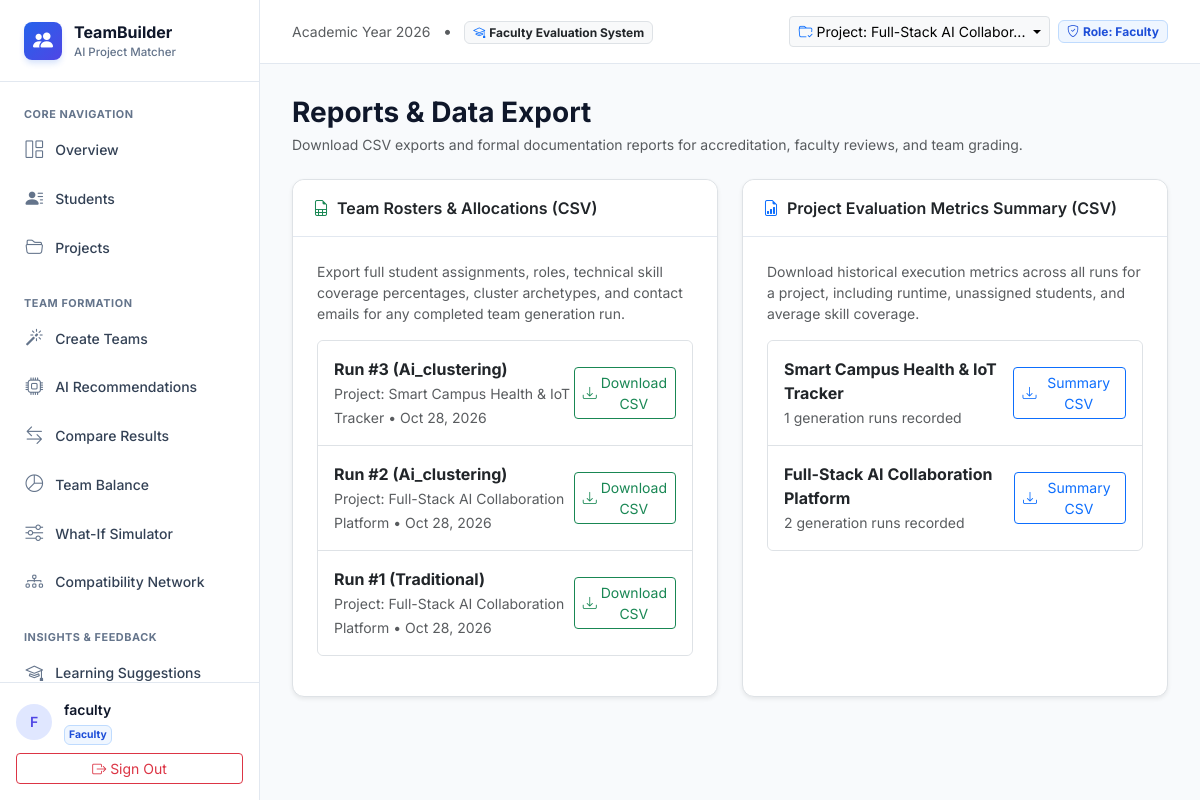
The app's page /reports (signed in) with its own data.
### app/models.py (models this page shows, shortened)
class User(db.Model):
    __tablename__ = 'users'
    id = db.Column(db.Integer, primary_key=True)
    username = db.Column(db.String(80), unique=True, nullable=False, index=True)
    email = db.Column(db.String(120), unique=True, nullable=False, index=True)
    password_hash = db.Column(db.String(255), nullable=False)
    role = db.Column(db.String(20), nullable=False, default='student')  # 'student', 'faculty', 'admin'
    created_at = db.Column(db.DateTime, default=datetime.utcnow)
    student_profile = db.relationship('Student', backref='user', uselist=False, cascade='all, delete-orphan')
    audit_logs = db.relationship('AuditLog', backref='user', lazy='dynamic')
    def is_faculty(self):
        return self.role in ['faculty', 'admin']

class Project(db.Model):
    __tablename__ = 'projects'
    id = db.Column(db.Integer, primary_key=True)
    title = db.Column(db.String(150), nullable=False)
    description = db.Column(db.Text, nullable=False)
    domain = db.Column(db.String(100), default='Web Development')
    preferred_team_size = db.Column(db.Integer, default=4)
    min_team_size = db.Column(db.Integer, default=3)
    max_team_size = db.Column(db.Integer, default=5)
    min_experience_months = db.Column(db.Integer, default=0)
    min_availability_hours = db.Column(db.Integer, default=8)
    status = db.Column(db.String(30), default='Active')  # Draft, Active, Completed
    created_by_id = db.Column(db.Integer, db.ForeignKey('users.id', ondelete='SET NULL'), nullable=True)
    created_at = db.Column(db.DateTime, default=datetime.utcnow)
    required_skills = db.relationship('ProjectSkill', backref='project', cascade='all, delete-orphan')
    required_roles = db.relationship('ProjectRole', backref='project', cascade='all, delete-orphan')
    generation_runs = db.relationship('TeamGenerationRun', backref='project', cascade='all, delete-orphan', order_by='desc(TeamGenerationRun.created_at)')
    teams = db.relationship('Team', backref='project', cascade='all, delete-orphan')
    simulations = db.relationship('SimulationRun', backref='project', cascade='all, delete-orphan')

class TeamGenerationRun(db.Model):
    __tablename__ = 'team_generation_runs'
    id = db.Column(db.Integer, primary_key=True)
    project_id = db.Column(db.Integer, db.ForeignKey('projects.id', ondelete='CASCADE'), nullable=False)
    method = db.Column(db.String(30), nullable=False)  # 'traditional' or 'ai_clustering'
    status = db.Column(db.String(30), default='Proposed')  # 'Proposed', 'Approved', 'Archived'
    parameters_json = db.Column(db.Text, default='{}')
    evaluation_metrics_json = db.Column(db.Text, default='{}')
    is_approved = db.Column(db.Boolean, default=False)
    approved_at = db.Column(db.DateTime, nullable=True)
    created_at = db.Column(db.DateTime, default=datetime.utcnow)
    teams = db.relationship('Team', backref='generation_run', cascade='all, delete-orphan')

### app/routes/reports.py (the view)
@reports_bp.route('/reports')
@login_required
def index():
    projects = Project.query.order_by(Project.created_at.desc()).all()
    runs = TeamGenerationRun.query.order_by(TeamGenerationRun.created_at.desc()).all()
    return render_template('reports/index.html', projects=projects, runs=runs)

### app/templates/reports/index.html (shortened to what this page needs)
{% extends "base.html" %}
{% block content %}
<div class="mb-4">
    <h3 class="fw-bold mb-1">Reports & Data Export</h3>
    <p class="text-muted small">Download CSV exports and formal documentation reports for accreditation, faculty reviews, and team grading.</p>
</div>
<div class="row g-4 mb-4">
    <div class="col-lg-6">
        <div class="card border shadow-sm h-100">
            <div class="card-header bg-white fw-semibold">
                <i class="bi bi-file-earmark-spreadsheet me-2 text-success"></i>Team Rosters & Allocations (CSV)
            </div>
            <div class="card-body p-4">
                <p class="small text-muted mb-3">
                    Export full student assignments, roles, technical skill coverage percentages, cluster archetypes, and contact emails for any completed team generation run.
                </p>
                {% if runs and runs|length > 0 %}
                <div class="list-group list-group-flush border rounded mb-3">
                    {% for r in runs[:5] %}
                    <div class="list-group-item d-flex align-items-center justify-content-between p-3">
                        <div>
                            <div class="fw-bold text-dark">Run #{{ r.id }} ({{ r.method|title }})</div>
                            <span class="text-muted small">Project: {{ r.project.title }} • {{ r.created_at.strftime('%b %d, %Y') }}</span>
                        </div>
                        <a href="{{ url_for('reports.export_teams_csv', run_id=r.id) }}" class="btn btn-outline-success btn-sm d-flex align-items-center gap-1">
                            <i class="bi bi-download"></i> Download CSV
                        </a>
                    </div>
                    {% endfor %}
                </div>
                {% else %}
                <p class="small text-muted">No team runs available to export yet.</p>
                {% endif %}
            </div>
        </div>
    </div>
    <div class="col-lg-6">
        <div class="card border shadow-sm h-100">
            <div class="card-header bg-white fw-semibold">
                <i class="bi bi-file-earmark-bar-graph me-2 text-primary"></i>Project Evaluation Metrics Summary (CSV)
            </div>
            <div class="card-body p-4">
                <p class="small text-muted mb-3">
                    Download historical execution metrics across all runs for a project, including runtime, unassigned students, and average skill coverage.
                </p>
                {% if projects and projects|length > 0 %}
                <div class="list-group list-group-flush border rounded mb-3">
                    {% for p in projects %}
                    <div class="list-group-item d-flex align-items-center justify-content-between p-3">
                        <div>
                            <div class="fw-bold text-dark">{{ p.title }}</div>
                            <span class="text-muted small">{{ p.generation_runs|length }} generation runs recorded</span>
                        </div>
                        <a href="{{ url_for('reports.export_summary_csv', project_id=p.id) }}" class="btn btn-outline-primary btn-sm d-flex align-items-center gap-1">
                            <i class="bi bi-download"></i> Summary CSV
                        </a>
                    </div>
                    {% endfor %}
                </div>
                {% else %}
                <p class="small text-muted">No projects found.</p>
                {% endif %}
            </div>
        </div>
    </div>
</div>
{% endblock %}

### app/templates/base.html (shortened to what this page needs)
<!DOCTYPE html>
<html lang="en">
<head>
    <link href="https://cdn.jsdelivr.net/npm/bootstrap@5.3.3/dist/css/bootstrap.min.css" rel="stylesheet">
    <link href="https://cdn.jsdelivr.net/npm/bootstrap-icons@1.11.3/font/bootstrap-icons.min.css" rel="stylesheet">
    <link rel="stylesheet" href="{{ url_for('static', filename='css/style.css') }}">
</head>
<body>
    {% if g.user %}
    <aside id="sidebar">
        <a href="{{ url_for('dashboard.index') }}" class="sidebar-brand">
            <div class="brand-icon">
                <i class="bi bi-people-fill"></i>
            </div>
            <div>
                <span class="brand-text">TeamBuilder</span>
                <span class="brand-subtext">AI Project Matcher</span>
            </div>
        </a>
        <div class="sidebar-nav">
            <div class="nav-section-title">Core Navigation</div>
            <a href="{{ url_for('dashboard.index') }}" class="sidebar-link {% if request.endpoint == 'dashboard.index' %}active{% endif %}">
                <i class="bi bi-grid-1x2"></i> Overview
            </a>
            {% if g.user.is_faculty() %}
            <a href="{{ url_for('students.index') }}" class="sidebar-link {% if 'students' in request.endpoint and request.endpoint != 'students.my_profile' %}active{% endif %}">
                <i class="bi bi-person-lines-fill"></i> Students
            </a>
            {% else %}
            <a href="{{ url_for('students.my_profile') }}" class="sidebar-link {% if request.endpoint == 'students.edit_profile' %}active{% endif %}">
                <i class="bi bi-person-badge"></i> My Profile
            </a>
            {% endif %}
            <a href="{{ url_for('projects.index') }}" class="sidebar-link ">
                <i class="bi bi-folder2-open"></i> Projects
            </a>
            {% if g.user.is_faculty() %}
            <div class="nav-section-title mt-3">Team Formation</div>
            {% if nav_projects and nav_projects|length > 0 %}
            <a href="{{ url_for('teams.generate', project_id=nav_projects[0].id) }}" class="sidebar-link {% if 'teams.generate' in request.endpoint %}active{% endif %}">
                <i class="bi bi-magic"></i> Create Teams
            </a>
            {% else %}
            <a href="{{ url_for('projects.create') }}" class="sidebar-link">
                <i class="bi bi-magic"></i> Create Teams
            </a>
            {% endif %}
            <a href="{{ url_for('teams.ai_recommendations') }}" class="sidebar-link {% if request.endpoint == 'teams.ai_recommendations' %}active{% endif %}">
                <i class="bi bi-cpu"></i> AI Recommendations
            </a>
            <a href="{{ url_for('comparison.compare_default') }}" class="sidebar-link {% if 'comparison' in request.endpoint %}active{% endif %}">
                <i class="bi bi-arrow-left-right"></i> Compare Results
            </a>
            <a href="{{ url_for('balance.balance_default') }}" class="sidebar-link {% if 'balance' in request.endpoint %}active{% endif %}">
                <i class="bi bi-pie-chart"></i> Team Balance
            </a>
            <a href="{{ url_for('simulation.simulation_default') }}" class="sidebar-link {% if 'simulation' in request.endpoint %}active{% endif %}">
                <i class="bi bi-sliders"></i> What-If Simulator
            </a>
            <a href="{{ url_for('network.index') }}" class="sidebar-link {% if 'network' in request.endpoint %}active{% endif %}">
                <i class="bi bi-diagram-3"></i> Compatibility Network
            </a>
            {% endif %}
            <div class="nav-section-title mt-3">Insights & Feedback</div>
            <a href="{{ url_for('learning.learning_default') }}" class="sidebar-link {% if 'learning' in request.endpoint %}active{% endif %}">
                <i class="bi bi-mortarboard"></i> Learning Suggestions
            </a>
        </div>
        <div class="sidebar-footer">
            <div class="user-badge mb-2">
                <div class="avatar-circle">
                    {{ g.user.username[0]|upper }}
                </div>
                <div class="overflow-hidden">
                    <div class="fw-semibold text-truncate small">{{ g.user.username }}</div>
                    <div class="badge badge-soft-{{ 'primary' if g.user.is_faculty() else 'info' }} p-1" style="font-size: 0.65rem;">
                        {{ g.user.role|title }}
                    </div>
                </div>
            </div>
            <a href="{{ url_for('auth.logout') }}" class="btn btn-outline-danger btn-sm w-100 d-flex align-items-center justify-content-center gap-1">
                <i class="bi bi-box-arrow-right"></i> Sign Out
            </a>
        </div>
    </aside>
    {% endif %}
    <div id="main-wrapper" {% if not g.user %}style="margin-left: 0; width: 100%;"{% endif %}>
        {% if g.user %}
        <header class="top-navbar">
            <div class="d-flex align-items-center gap-3">
                <div class="page-header-title">
                    <span class="text-muted small">Academic Year 2026</span>
                    <span class="mx-2 text-muted">•</span>
                    <span class="badge bg-light text-dark border">
                        <i class="bi bi-mortarboard me-1 text-primary"></i>Faculty Evaluation System
                    </span>
                </div>
            </div>
            <div class="d-flex align-items-center gap-2">
                {% if nav_projects and nav_projects|length > 0 %}
                <div class="dropdown">
                    <button class="btn btn-light btn-sm border dropdown-toggle d-flex align-items-center gap-1" type="button" data-bs-toggle="dropdown">
                        <i class="bi bi-folder-check text-primary"></i>
                        <span>Project: {{ nav_projects[0].title[:22] }}...</span>
                    </button>
                </div>
                {% endif %}
                <span class="badge badge-soft-primary px-2 py-1">
                    <i class="bi bi-shield-check me-1"></i>Role: {{ g.user.role|title }}
                </span>
            </div>
        </header>
        {% endif %}
        <main class="content-container">
            {% block content %}{% endblock %}
        </main>
    </div>
</body>
</html>

### records on screen
User: user "F", user.username "faculty", user.role "Faculty"
Project: title "Full-Stack AI Collabor", title "Full-Stack AI Collaboration Platform", generation_runs|length "2"
TeamGenerationRun: id "3", method "Ai_clustering", project "Smart Campus Health & IoT Tracker", created_at "Oct 28, 2026"
TeamGenerationRun: id "2", method "Ai_clustering", project "Full-Stack AI Collaboration Platform", created_at "Oct 28, 2026"
TeamGenerationRun: id "1", method "Traditional", project "Full-Stack AI Collaboration Platform", created_at "Oct 28, 2026"
Project: title "Smart Campus Health & IoT Tracker", generation_runs|length "1"
